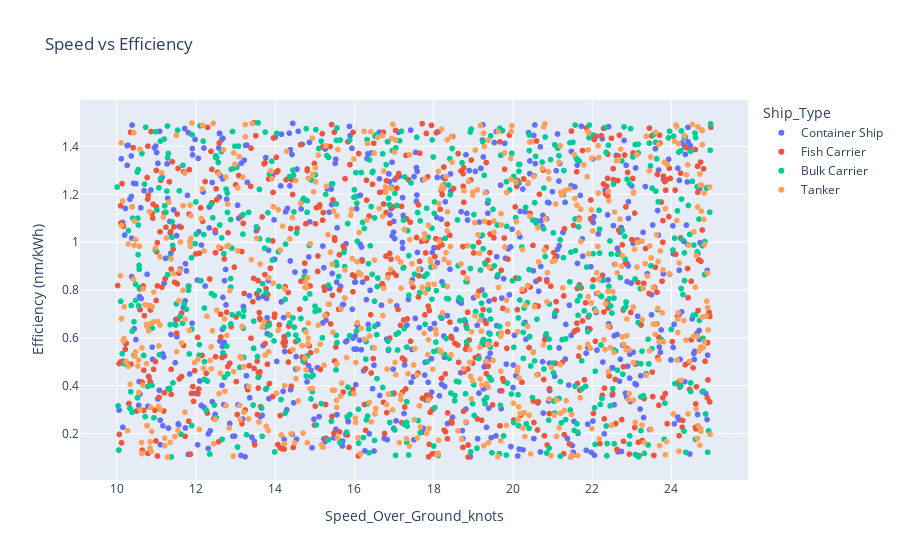

The cell this chart's notebook holds for it:
### Code cell
# speed vs efficiency
avg_efficiency = df.groupby('Ship_Type')['Efficiency_nm_per_kWh'].mean().reset_index()

fig = px.scatter(
    df,
    x='Speed_Over_Ground_knots',
    y='Efficiency_nm_per_kWh',
    color='Ship_Type',
    title='Speed vs Efficiency',
    labels={'Speed_knots': 'Speed (knots)', 'Efficiency_nm_per_kWh': 'Efficiency (nm/kWh)'},
    color_continuous_scale='turbo'
)
fig.show()

### Figure 1 — Plotly figure (JSON) as saved in the notebook; plotly's stock layout.template omitted (floating-point values rounded to 4 significant figures; data arrays with more than 128 entries replaced by an {"elided": "..."} marker saying what was removed)
{"data": [{"hovertemplate": "Ship_Type=Container Ship<br>Speed_Over_Ground_knots=%{x}<br>Efficiency (nm/kWh)=%{y}<extra></extra>", "legendgroup": "Container Ship", "marker": {"color": "#636efa", "symbol": "circle"}, "mode": "markers", "name": "Container Ship", "showlegend": true, "type": "scattergl", "x": {"elided": "635 float values"}, "xaxis": "x", "y": {"elided": "635 float values"}, "yaxis": "y"}, {"hovertemplate": "Ship_Type=Fish Carrier<br>Speed_Over_Ground_knots=%{x}<br>Efficiency (nm/kWh)=%{y}<extra></extra>", "legendgroup": "Fish Carrier", "marker": {"color": "#EF553B", "symbol": "circle"}, "mode": "markers", "name": "Fish Carrier", "showlegend": true, "type": "scattergl", "x": {"elided": "653 float values"}, "xaxis": "x", "y": {"elided": "653 float values"}, "yaxis": "y"}, {"hovertemplate": "Ship_Type=Bulk Carrier<br>Speed_Over_Ground_knots=%{x}<br>Efficiency (nm/kWh)=%{y}<extra></extra>", "legendgroup": "Bulk Carrier", "marker": {"color": "#00cc96", "symbol": "circle"}, "mode": "markers", "name": "Bulk Carrier", "showlegend": true, "type": "scattergl", "x": {"elided": "669 float values"}, "xaxis": "x", "y": {"elided": "669 float values"}, "yaxis": "y"}, {"hovertemplate": "Ship_Type=Tanker<br>Speed_Over_Ground_knots=%{x}<br>Efficiency (nm/kWh)=%{y}<extra></extra>", "legendgroup": "Tanker", "marker": {"color": "#FFA15A", "symbol": "circle"}, "mode": "markers", "name": "Tanker", "showlegend": true, "type": "scattergl", "x": {"elided": "643 float values"}, "xaxis": "x", "y": {"elided": "643 float values"}, "yaxis": "y"}], "layout": {"legend": {"title": {"text": "Ship_Type"}, "tracegroupgap": 0}, "title": {"text": "Speed vs Efficiency"}, "xaxis": {"anchor": "y", "domain": [0, 1], "title": {"text": "Speed_Over_Ground_knots"}}, "yaxis": {"anchor": "x", "domain": [0, 1], "title": {"text": "Efficiency (nm/kWh)"}}}}
